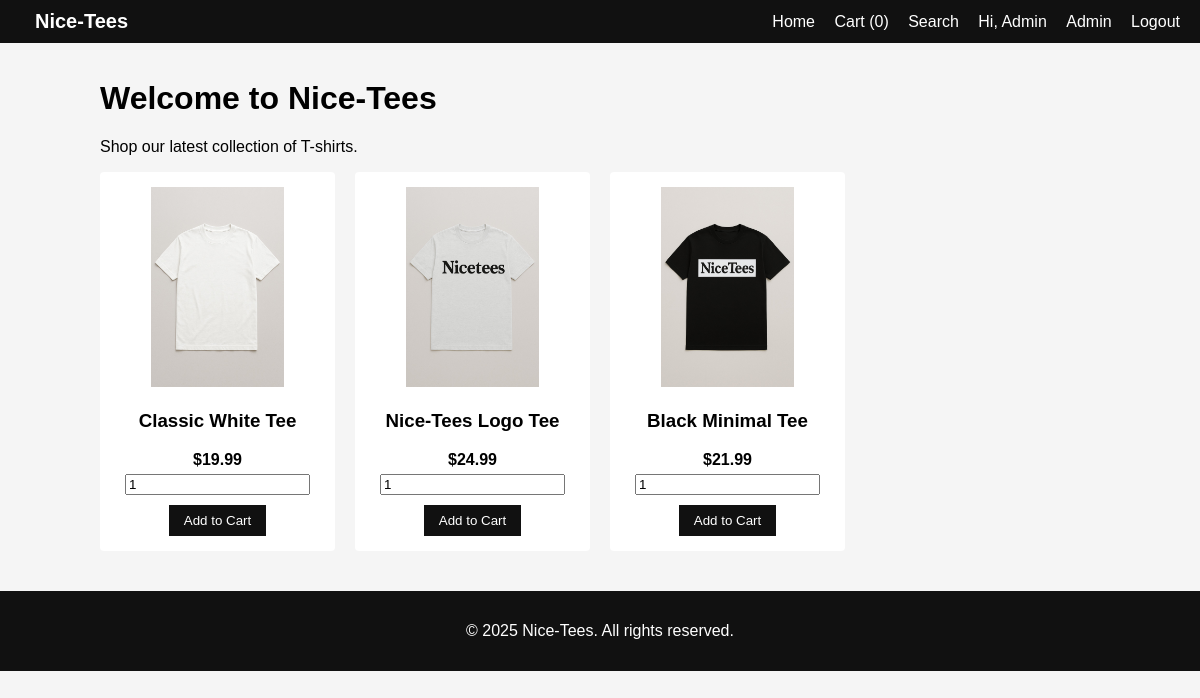
The page / (signed in) on the database its author committed.
### tables this page shows
CREATE TABLE products (
    id INT AUTO_INCREMENT PRIMARY KEY,
    name VARCHAR(150) NOT NULL,
    description TEXT,
    price DECIMAL(10,2) NOT NULL,
    image VARCHAR(255) DEFAULT NULL,
    category VARCHAR(100),
    created_at TIMESTAMP DEFAULT CURRENT_TIMESTAMP
);

### includes/functions.php (called while the page is built, shortened)
<?php
function clean($str): string {
    return htmlspecialchars((string)$str, ENT_QUOTES, 'UTF-8');
}

### public/index.php (the view, shortened to what this page needs)
<?php
require_once __DIR__ . '/../includes/functions.php';
$stmt = $pdo->query("SELECT * FROM products ORDER BY created_at DESC");
$products = $stmt->fetchAll();
include __DIR__ . '/../includes/header.php';
?>
<h1>Welcome to Nice-Tees</h1>
<p>Shop our latest collection of T-shirts.</p>
<div class="product-grid">
    <?php foreach ($products as $product): ?>
        <div class="product-card">
            <a href="product.php?id=<?php echo (int)$product['id']; ?>">
                <img src="<?php echo BASE_URL; ?>/assets/img/<?php echo clean($product['image'] ?: 'placeholder.jpg'); ?>" alt="<?php echo clean($product['name']); ?>">
            </a>
            <h3><?php echo clean($product['name']); ?></h3>
            <p class="price">$<?php echo number_format((float)$product['price'], 2); ?></p>
            <form method="post" action="cart.php">
                <input type="number" name="quantity" value="1" min="1">
                <button type="submit">Add to Cart</button>
            </form>
        </div>
    <?php endforeach; ?>
</div>
<?php include __DIR__ . '/../includes/footer.php'; ?>

### assets/css/style.css (style rules this page uses)
body { font-family: Arial, sans-serif; margin: 0; background: #f5f5f5; }
.product-grid { display: grid; grid-template-columns: repeat(auto-fill, minmax(220px, 1fr)); gap: 20px; }
.product-card { background: #fff; padding: 15px; border-radius: 4px; text-align: center; }
.product-card img { max-width: 100%; height: 200px; object-fit: cover; }
.product-card .price { font-weight: bold; margin: 5px 0; }
.btn-primary, button { background: #111; color: #fff; border: none; padding: 8px 15px; cursor: pointer; margin-top: 10px; display: inline-block; text-decoration: none; }

### rows shown on the page
products: image (picture), name "Classic White Tee", price "19.99"
products: image (picture), name "Nice-Tees Logo Tee", price "24.99"
products: image (picture), name "Black Minimal Tee", price "21.99"

### other values the page prints
array_sum($_SESSION['cart'] ?? []) "0"
$_SESSION['user_name'] "Admin"
